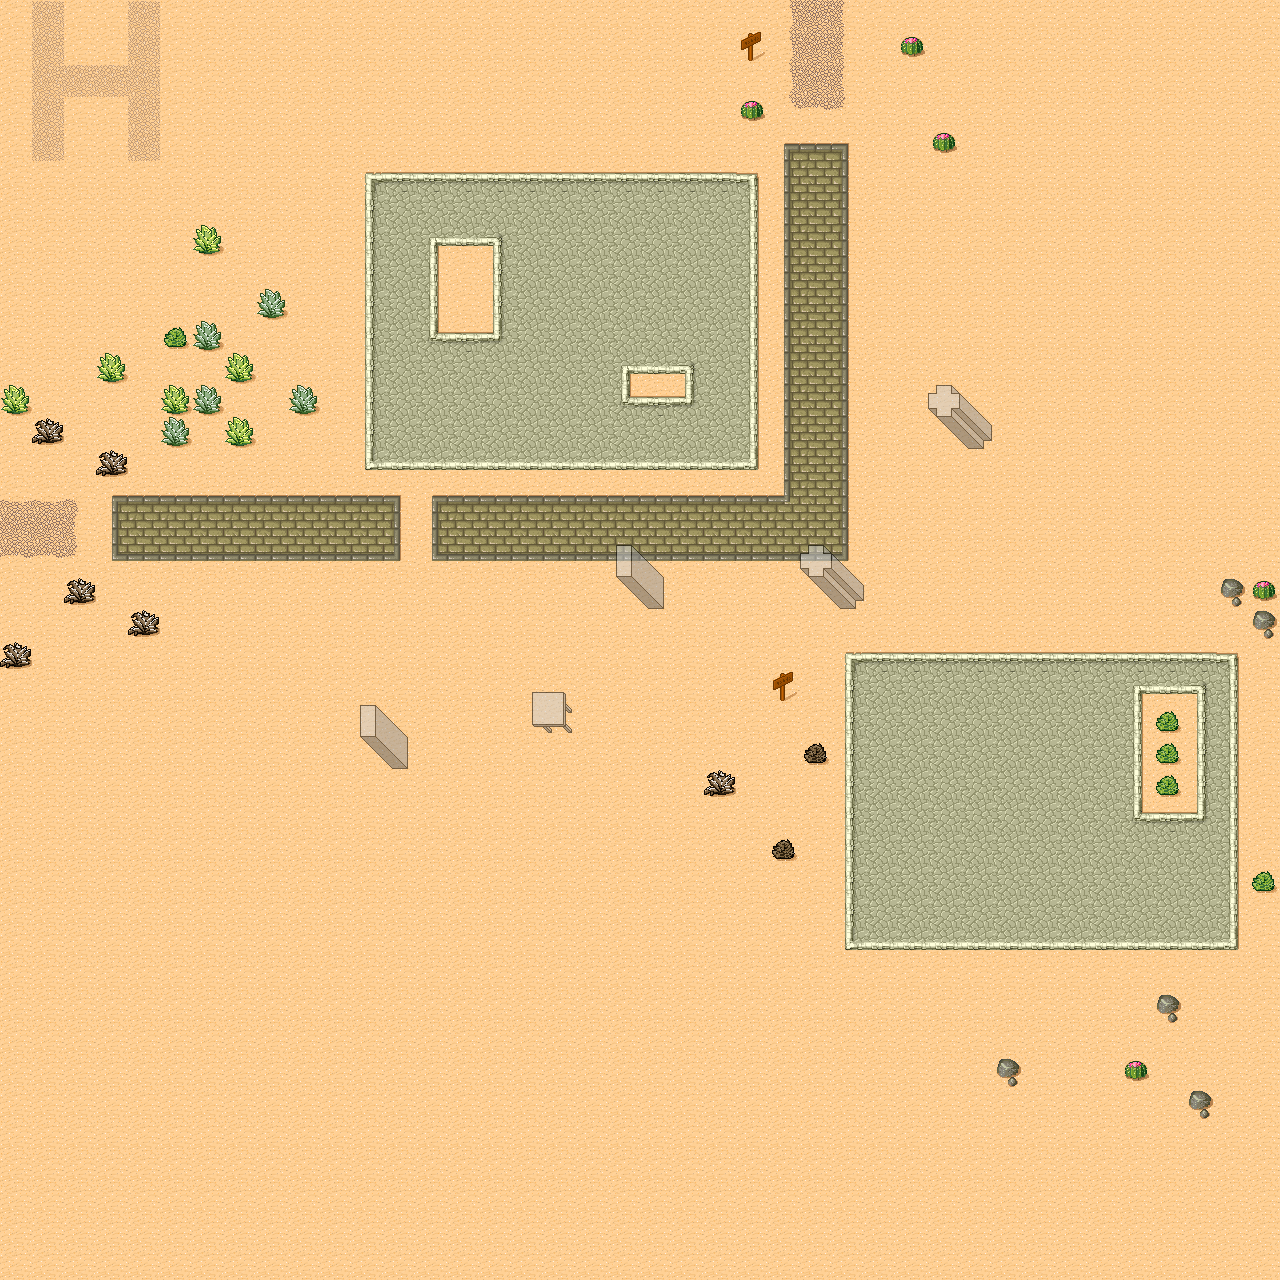

The image is a tile-based game level rendered from a .tmx file. Its description and source (layers, tilesets, objects; grid data summarised) follow:
An orthogonal 40x40 tile map with 32x32 px tiles, 2 tile layers (Ground, Tile Layer 2), 2 tilesets.

<map version="1.0" orientation="orthogonal" renderorder="right-down" width="40" height="40" tilewidth="32" tileheight="32" nextobjectid="4">
 <tileset firstgid="1" source="desert.tsx" />
 <tileset firstgid="49" source="perspective_walls.tsx" />
 <layer name="Ground" width="40" height="40">
  <data>[1600 cells, 1600 non-empty, 40 distinct tile ids]</data>
 </layer>
 <layer name="Tile Layer 2" width="40" height="40" opacity="0.54" offsetx="0" offsety="1">
  <data>[1600 cells, 17 non-empty, 4 distinct tile ids]</data>
 </layer>
</map>
